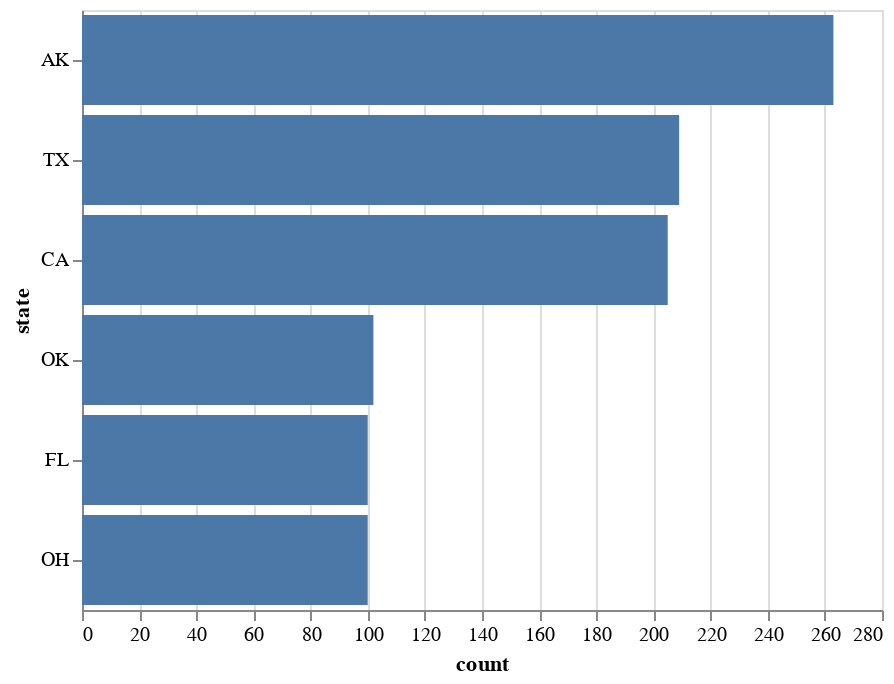

Notebook code cell kept with this figure:
### Code cell
alt.Chart(aeroportos).transform_aggregate(
    count='count()',
    groupby=['state']
).transform_window(
    rank='rank(count)',
    sort=[alt.SortField('count', order='descending')]
).transform_filter(
    alt.datum.rank < 6
).mark_bar().encode(
    y=alt.Y('state:N',
        sort=alt.EncodingSortField(field='count', op='sum', order='descending')
    ),
    x='count:Q',
)

### Figure 1 — Vega-Lite specification as saved in the notebook (floating-point values rounded to 4 significant figures; data arrays with more than 128 entries replaced by an {"elided": "..."} marker saying what was removed)
{"$schema": "https://vega.github.io/schema/vega-lite/v2.6.0.json", "config": {"view": {"height": 300, "width": 400}}, "data": {"name": "data-0ef4560d5f2c50754cbb7983fe73c2e9"}, "datasets": {"data-0ef4560d5f2c50754cbb7983fe73c2e9": {"elided": "3376 records"}}, "encoding": {"x": {"field": "count", "type": "quantitative"}, "y": {"field": "state", "sort": {"field": "count", "op": "sum", "order": "descending"}, "type": "nominal"}}, "mark": "bar", "transform": [{"aggregate": [{"as": "count", "op": "count"}], "groupby": ["state"]}, {"sort": [{"field": "count", "order": "descending"}], "window": [{"as": "rank", "field": "count", "op": "rank"}]}, {"filter": "(datum.rank < 6)"}]}
